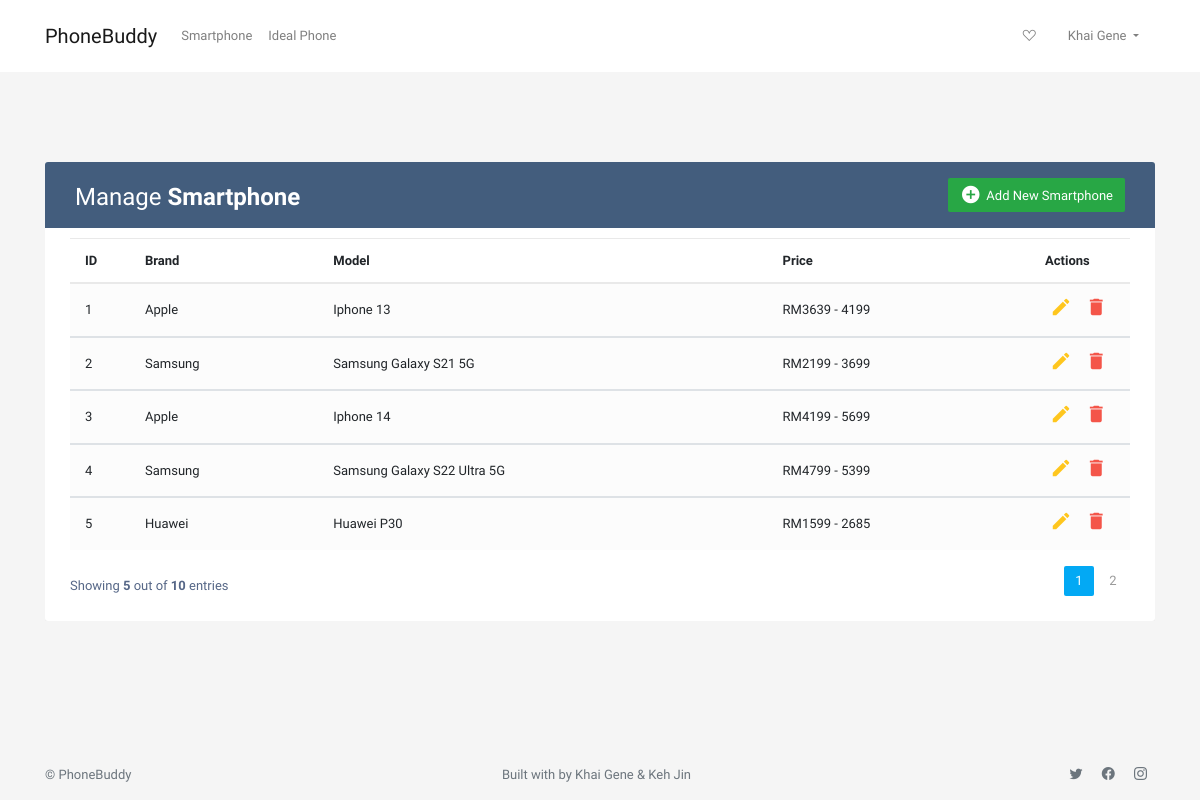
The page /manageSmartphone (signed in) on the database as committed earlier.
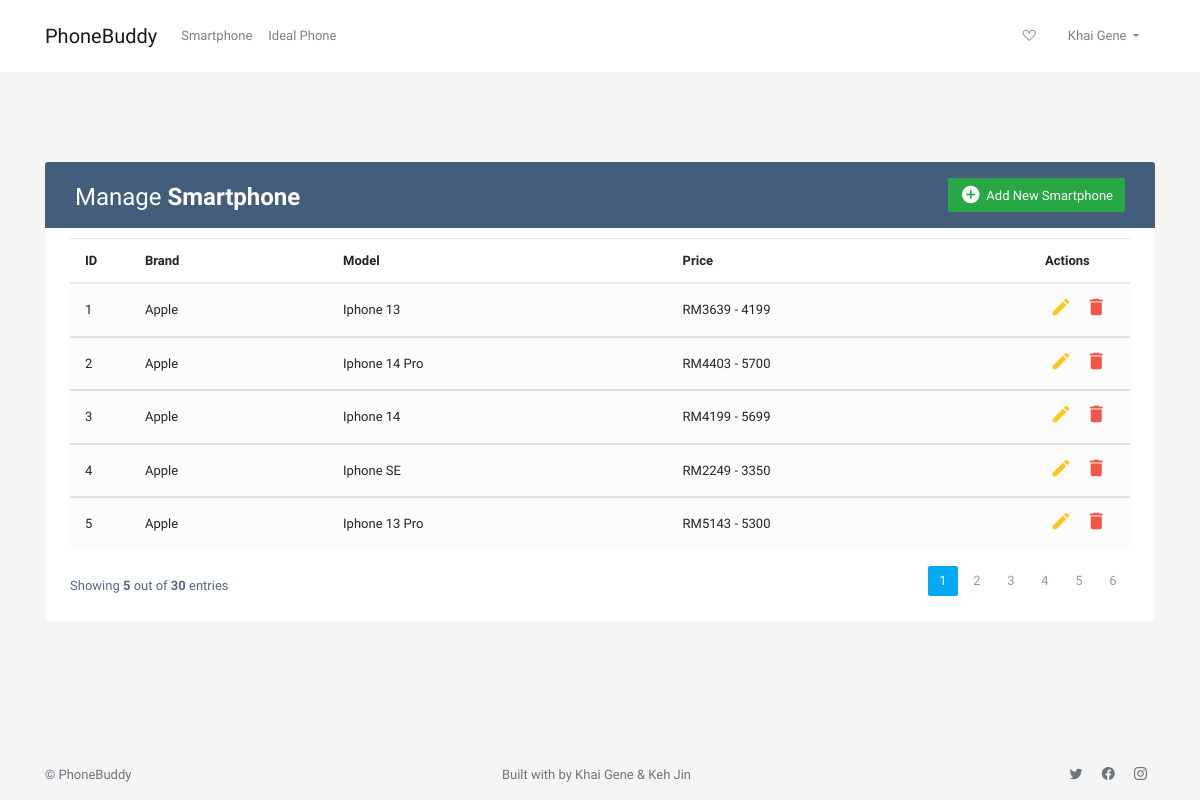
The same page on the database as committed later.
### tables this page shows
CREATE TABLE Smartphone (
    id INTEGER PRIMARY KEY AUTOINCREMENT,
    brand STRING NOT NULL,
    model STRING NOT NULL,
    processor STRING NOT NULL,
    ram STRING NOT NULL,
    colour STRING NOT NULL,
    battery STRING NOT NULL,
    lowprice INTEGER NOT NULL,
    highprice INTEGER NOT NULL,
    screenSize STRING NOT NULL,
    refreshRate STRING NOT NULL,
    description STRING NOT NULL,
    image_URL STRING NOT NULL
);

### app.py (the view, shortened to what this page needs)
@app.route('/manageSmartphone', methods = ['GET','POST'])
def manageSmartphone():
    if session.get('type') == 'admin':
        conn = get_db_connection()
        page = request.args.get('page', type=int, default=1)
        limit = 5
        offset = page*limit - limit
        smartphones = conn.execute('SELECT * FROM Smartphone').fetchall()
        total = len(smartphones)
        amountPages = math.ceil(total/limit)
        pages = []
        for i in range(amountPages):
            pages.append(i+1)
        smartphones = conn.execute("SELECT * FROM Smartphone LIMIT ? OFFSET ?", (limit, offset)).fetchall()
        return render_template('manageSmartphone.html', smartphones = smartphones, total = total, pages = pages, page = page)
    else:
        message = "You don't have permission to access this page!"
        flash(message,'InvalidPermission')
        return redirect('/')

### app.py (called while the page is built)
def get_db_connection():
    conn = sql.connect('database.db')
    conn.row_factory = sql.Row
    return conn

### templates/manageSmartphone.html (shortened to what this page needs)
{% extends 'base.html' %}
{% block main %}
<div class="vh-100">
<div class="container-xl" style="margin-top:90px;">
	<div class="table-responsive">
		<div class="table-wrapper">
			<div class="table-title">
				<div class="row">
					<div class="col-sm-6">
						<h2>Manage <b>Smartphone</b></h2>
					</div>
					<div class="col-sm-6">
						<a href="./addSmartphone" class="btn btn-success"><i class="material-icons">&#xE147;</i> <span>Add New Smartphone</span></a>
					</div>
				</div>
			</div>
			<table class="table table-striped table-hover">
				<thead>
					<tr>
						<th>ID</th>
						<th>Brand</th>
						<th>Model</th>
						<th>Price</th>
						<th>Actions</th>
					</tr>
				</thead>
				{% for smartphone in smartphones %}
				<tbody>
					<tr>
						<td>{{ smartphone['id'] }}</td>
						<td>{{ smartphone['brand'] }}</td>
						<td>{{ smartphone['model'] }}</td>
						<td>RM{{ smartphone['lowprice'] }} - {{ smartphone['highprice'] }}</td>
						<td>
							<a href="{{ url_for('editSmartphone', id=smartphone['id']) }}" class="edit"><i class="material-icons" data-toggle="tooltip" title="Edit">&#xE254;</i></a>
							<a href="#deleteEmployeeModal" class="delete" data-toggle="modal"><i class="material-icons" data-toggle="tooltip" title="Delete">&#xE872;</i></a>
						</td>
					</tr>
				</tbody>
				{% endfor %}
			</table>
			<div class="clearfix">
				<div class="hint-text">Showing <b>5</b> out of <b>{{ total }}</b> entries</div>
				<ul class="pagination">
					{% for amountpage in pages %}
					<li class="page-item {{ 'active' if page == amountpage }}"><a href="/manageSmartphone?page={{ amountpage }}" class="page-link" name="page">{{ amountpage }}</a></li>
					{% endfor %}
				</ul>
			</div>
		</div>
	</div>
</div>
</div>
{% endblock %}

### templates/base.html (shortened to what this page needs)
<!DOCTYPE html>
<html lang="en">
<head>
    <link rel="stylesheet" href="https://cdn.jsdelivr.net/npm/bootstrap@4.3.1/dist/css/bootstrap.min.css">
    <link rel="stylesheet" href="https://cdn.jsdelivr.net/npm/bootstrap-icons@1.5.0/font/bootstrap-icons.css" />
    <link rel="stylesheet"  type= "text/css" href="{{ url_for('static',filename='smartphone.css') }}" />
    <link rel="stylesheet" href="https://stackpath.bootstrapcdn.com/bootstrap/4.5.0/css/bootstrap.min.css">
</head>
<body class="d-flex flex-column vh-100">
    <header>
        <nav class="navbar navbar-light navbar-expand-lg py-3 bg-white">
            <div class="container position-relative">
                <a href="/" class="navbar-brand">PhoneBuddy</a>
                <div class="collapse navbar-collapse">
                    <ul class="navbar-nav mr-auto">
                        <li class="nav-item">
                        <a class="nav-link" href="/smartphone">Smartphone</a>
                        </li>
                        <li class="nav-item">
                        <a class="nav-link" href="/idealFirst">Ideal Phone</a>
                        </li>
                    </ul>
                </div>
                {% if session.username %}
                <ul class="navbar-nav">
                    <li class="nav-item px-2">
                        <a class="nav-link" href="/favourite">
                            <i class="bi bi-suit-heart"></i>
                        </a>
                    </li>
                    {% if session.type == 'admin' %}
                        <li class="nav-item dropdown px-2">
                            <a class="nav-link dropdown-toggle" href="#" role="button" id="dropdownMenuLink" data-toggle="dropdown" aria-haspopup="true" aria-expanded="false">
                                {{ session.username }}
                            </a>
                        </li>
                    {% endif %}
                </ul>
                {% else %}
                <ul class="navbar-nav">
                    <li class="nav-item dropdown px-1">
                        <a class="nav-link pl-4 pr-4" href="/login">Sign In</a>
                    </li>
                </ul>
                {% endif %}
            </div>
        </nav>
    </header>
    {% block main %}
    {% endblock %}
    <footer class="footer py-3">
        <div class="container d-flex justify-content-between">
            <p class="fs-6 m-0 text-muted">&copy; PhoneBuddy</p>
            <div class="d-flex">
                <p class="fs-6 m-0 text-muted">Built with by Khai Gene & Keh Jin</p>
            </div>
            <div>
                <a href="https://www.twitter.com" class="mx-2 text-muted text-decoration-none" target="_blank">
                    <i class="bi bi-twitter"></i>
                </a>
                <a href="https://www.facebook.com" class="mx-2 text-muted text-decoration-none" target="_blank">
                    <i class="bi bi-facebook"></i>
                </a>
                <a href="https://www.instagram.com" class="mx-2 text-muted text-decoration-none" target="_blank">
                    <i class="bi bi-instagram"></i>
                </a>
            </div>
        </div>
    </footer>
</body>
</html>

### templates/manageSmartphone.html (style rules this page uses)
body { color: #566787; background: #f5f5f5; font-family: 'Varela Round', sans-serif; font-size: 13px; }
.table-responsive { margin: 30px 0; }
.table-wrapper { background: #fff; padding: 20px 25px; border-radius: 3px; min-width: 1000px; box-shadow: 0 1px 1px rgba(0,0,0,.05); }
.table-title { padding-bottom: 15px; background: #435d7d; color: #fff; padding: 16px 30px; min-width: 100%; margin: -20px -25px 10px; border-radius: 3px 3px 0 0; }
.table-title h2 { margin: 5px 0 0; font-size: 24px; }
.table-title .btn { color: #fff; float: right; font-size: 13px; border: none; min-width: 50px; border-radius: 2px; border: none; outline: none !important; margin-left: 10px; }
.table-title .btn i { float: left; font-size: 21px; margin-right: 5px; }
.table-title .btn span { float: left; margin-top: 2px; }
table.table tr th, table.table tr td { border-color: #e9e9e9; padding: 12px 15px; vertical-align: middle; }
table.table tr th:first-child { width: 60px; }
table.table tr th:last-child { width: 100px; }
table.table-striped tbody tr:nth-of-type(odd) { background-color: #fcfcfc; }
table.table td:last-child i { opacity: 0.9; font-size: 22px; margin: 0 5px; }
table.table td a { font-weight: bold; color: #566787; display: inline-block; text-decoration: none; outline: none !important; }
table.table td a.edit { color: #FFC107; }
table.table td a.delete { color: #F44336; }
table.table td i { font-size: 19px; }
.pagination { float: right; margin: 0 0 5px; }
.pagination li a { border: none; font-size: 13px; min-width: 30px; min-height: 30px; color: #999; margin: 0 2px; line-height: 30px; border-radius: 2px !important; text-align: center; padding: 0 6px; }
.pagination li.active a, .pagination li.active a.page-link { background: #03A9F4; }
.hint-text { float: left; margin-top: 10px; font-size: 13px; }

Rows that differ between the two databases and show on the page:
changed Smartphone id 2: brand "Samsung" → "Apple"; model "Samsung Galaxy S21 5G" → "Iphone 14 Pro"; lowprice "2199" → "4403"; highprice "3699" → "5700"
changed Smartphone id 4: brand "Samsung" → "Apple"; model "Samsung Galaxy S22 Ultra 5G" → "Iphone SE"; lowprice "4799" → "2249"; highprice "5399" → "3350"
changed Smartphone id 5: brand "Huawei" → "Apple"; model "Huawei P30" → "Iphone 13 Pro"; lowprice "1599" → "5143"; highprice "2685" → "5300"
Other text that changed with them:
{{ total }}: "10" → "30"
new list line: "3"
new list line: "4"
new list line: "5"
new list line: "6"
